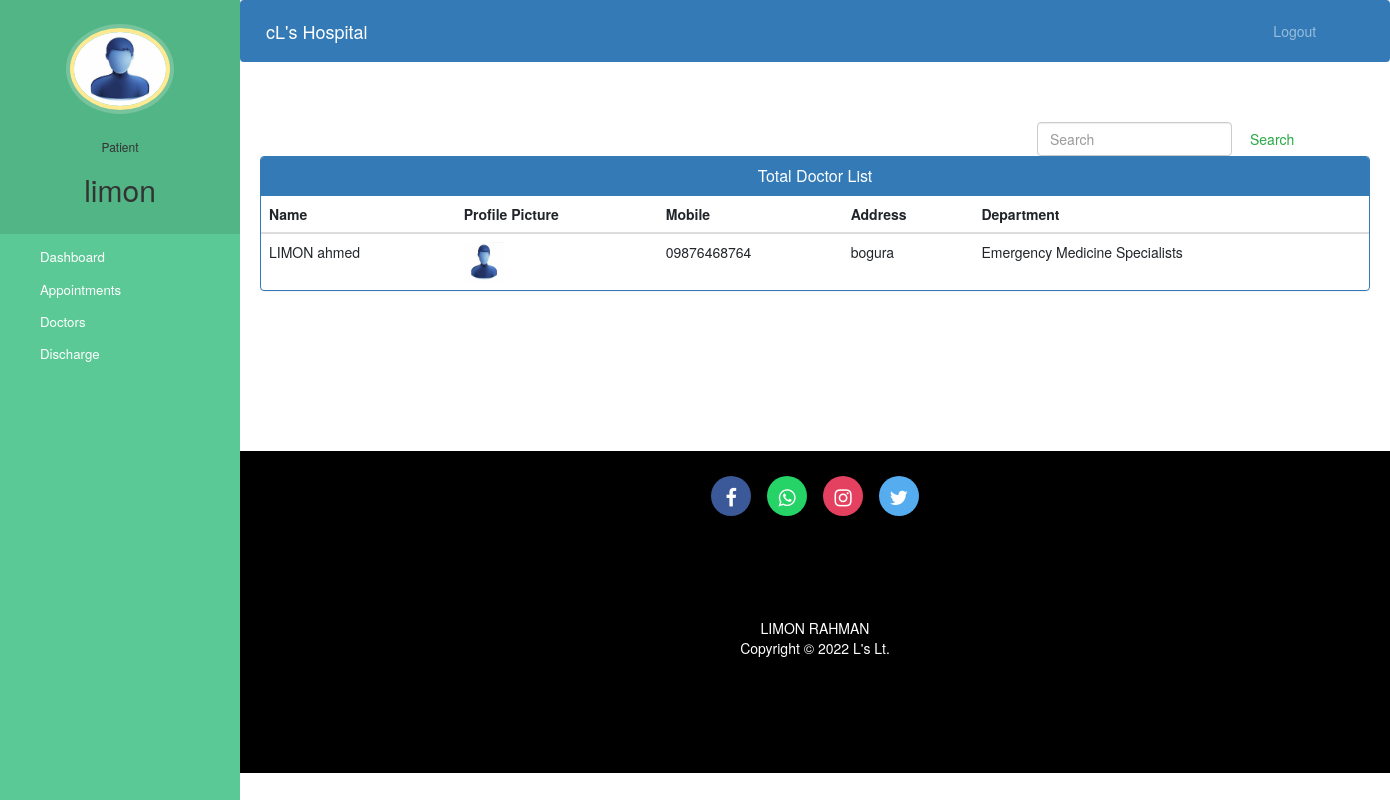
Screenshot of /patient-view-doctor (signed in) with the database file from the repository.
### hospital/models.py (models this page shows, shortened)
class Patient(models.Model):
    user=models.OneToOneField(User,on_delete=models.CASCADE)
    profile_pic= models.ImageField(upload_to='profile_pic/PatientProfilePic/',null=True,blank=True)
    address = models.CharField(max_length=40)
    mobile = models.CharField(max_length=20,null=False)
    symptoms = models.CharField(max_length=100,null=False)
    assignedDoctorId = models.PositiveIntegerField(null=True)
    admitDate=models.DateField(auto_now=True)
    status=models.BooleanField(default=False)

class Doctor(models.Model):
    user=models.OneToOneField(User,on_delete=models.CASCADE)
    profile_pic= models.ImageField(upload_to='profile_pic/DoctorProfilePic/',null=True,blank=True)
    address = models.CharField(max_length=40)
    mobile = models.CharField(max_length=20,null=True)
    department= models.CharField(max_length=50,choices=departments,default='Cardiologist')
    status=models.BooleanField(default=False)
    @property
    def get_name(self):
        return self.user.first_name+" "+self.user.last_name

### hospital/views.py (the view)
# urls.py: path('patient-view-doctor', views.patient_view_doctor_view,name='patient-view-doctor'),
def patient_view_doctor_view(request):
    doctors=models.Doctor.objects.all().filter(status=True)
    patient=models.Patient.objects.get(user_id=request.user.id) #for profile picture of patient in sidebar
    return render(request,'hospital/patient_view_doctor.html',{'patient':patient,'doctors':doctors})

### templates/hospital/patient_view_doctor.html (shortened to what this page needs)
{% extends 'hospital/patient_base.html' %}
{% block content %}
{%load static%}
<head>
  <link href="//netdna.bootstrapcdn.com/bootstrap/3.0.0/css/bootstrap.min.css" rel="stylesheet" id="bootstrap-css">
</head>
<div class="container">
    <form  action="/searchdoctor" method="get" style="margin-left:70%;" class="form-inline my-2 my-lg-0">
      <input class="form-control mr-sm-2" type="search" placeholder="Search" name="query" id="query" aria-label="Search">
      <button class="btn btn-outline-success my-2 my-sm-0" type="submit">Search</button>
    </form>
  {% if doctors %}
  <div class="panel panel-primary">
    <div class="panel-heading">
      <h6 class="panel-title"> Total Doctor List</h6>
    </div>
    <table class="table table-hover" id="dev-table">
        <thead>
          <tr>
            <th>Name</th>
            <th>Profile Picture</th>
            <th>Mobile</th>
            <th>Address</th>
            <th>Department</th>
          </tr>
        </thead>
        {% for d in doctors %}
        <tr>
          <td> {{d.get_name}}</td>
          <td> <img src="{% static d.profile_pic.url %}" alt="Profile Pic" height="40px" width="40px" /></td>
          <td>{{d.mobile}}</td>
          <td>{{d.address}}</td>
          <td>{{d.department}}</td>
        </tr>
        {% endfor %}
      </table>
  </div>
  {%else%}
  <br><br><br>
  <h4 style="text-align: center;color: red;">No Doctor Found !!!</h4>
  {% endif %}
</div>
{% endblock content %}

### templates/hospital/patient_base.html (shortened to what this page needs)
<!DOCTYPE html>
{% load static %}
<html lang="en">
<head>
  <link rel="stylesheet" href="https://stackpath.bootstrapcdn.com/bootstrap/4.3.1/css/bootstrap.min.css">
  <link rel="stylesheet" href="https://maxcdn.bootstrapcdn.com/font-awesome/4.7.0/css/font-awesome.min.css">
</head>
<body>
  <nav class="menu" tabindex="0">
    <header class="avatar">
      <img src="{% static patient.profile_pic.url %}" alt="Profile Pic" />
      <br><br>
      <h6>Patient</h6>
      <h2>{{request.user.first_name}}</h2>
    </header>
    <ul>
      <li tabindex="0" class="icon-dashboard"> <a style="color:white; text-decoration:none;" href="/patient-dashboard"><span>Dashboard</span></a> </li>
      <li tabindex="0" class="icon-calendar"> <a style="color:white; text-decoration:none;" href="/patient-appointment"><span>Appointments</span></a></li>
      <li tabindex="0" class="icon-users"> <a style="color:white; text-decoration:none;" href="/patient-view-doctor"><span>Doctors</span></a></li>
      <li tabindex="0" class="icon-users"> <a style="color:white; text-decoration:none;" href="/patient-discharge"><span>Discharge</span></a></li>
    </ul>
  </nav>
  <main>
    <div class="bs-example">
      <nav class="navbar navbar-expand-md  navbar-dark fixed-top" style="background:#337AB7;">
        <a href="/patient-dashboard" class="navbar-brand">cL's Hospital</a>
        <div class="collapse navbar-collapse justify-content-between" id="navbarCollapse">
          <div class="navbar-nav" style=" margin-left: 90%;">
            <a href="/logout" class="nav-item nav-link">Logout</a>
          </div>
        </div>
      </nav>
    </div>
    <br><br>
    {% block content %}
    {% endblock content %}
    <br><br><br><br><br><br><br>
    {% include "hospital/footer.html" %}
  </main>
</body>
</html>

### templates/hospital/patient_base.html (style rules this page uses)
a:link { text-decoration: none; }
a { color: white; }
body { padding-left: 240px; }
main { position: relative; height: 100vh; }
.menu { background: #5bc995; height: 100vh; width: 240px; position: fixed; top: 0px; left: 0; z-index: 5; outline: none; }
.menu .avatar { background: rgba(0, 0, 0, 0.1); padding: 2em 0.5em; text-align: center; }
.menu .avatar img { width: 100px; border-radius: 50%; overflow: hidden; border: 4px solid #ffea92; box-shadow: 0 0 0 4px rgba(255, 255, 255, 0.2); }
.menu .avatar h2 { font-weight: normal; margin-bottom: 0; }
.menu ul { list-style: none; padding: 0.5em 0; margin: 0; }
.menu ul li { padding: 0.5em 1em 0.5em 3em; font-size: 0.95em; font-weight: regular; background-repeat: no-repeat; background-position: left 15px center; background-size: auto 20px; transition: all 0.15s linear; cursor: pointer; }
.menu ul li.icon-dashboard { background-image: url("http://www.entypo.com/images//gauge.svg"); }
.menu ul li.icon-users { background-image: url("http://www.entypo.com/images//users.svg"); }
.menu ul li.icon-calendar { background-image: url("http://www.entypo.com/images//calendar.svg"); }

### templates/hospital/patient_view_doctor.html (style rules this page uses)
a:link { text-decoration: none; }
h6 { text-align: center; }

### rows the page displays
Patient: profile_pic (placeholder picture)
Doctor: get_name "LIMON ahmed", profile_pic (placeholder picture), mobile "09876468764", address "bogura", department "Emergency Medicine Specialists"

### other values shown
{{ request.user.first_name }} "limon"
